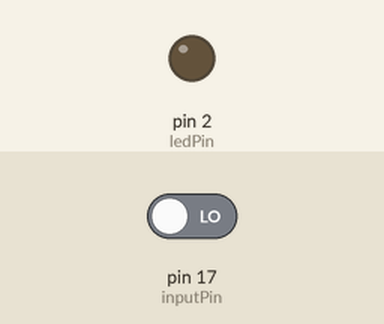
A sketch run on a simulated Arduino Uno, built with avr-gcc and run on an emulated ATmega328P. Shown: output pins drawn as LEDs (lit = HIGH). The inputs (shaded band) are chosen by the test bench; at power-on: pin 17 (inputPin) LOW.

Above: at 1.2 s.
1.3 s: pin 17 (inputPin) driven HIGH
At 2.1 s:
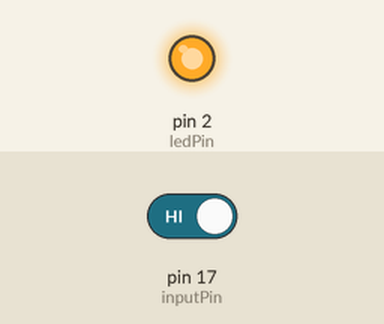
2.8 s: pin 17 (inputPin) driven LOW
At 3.3 s:
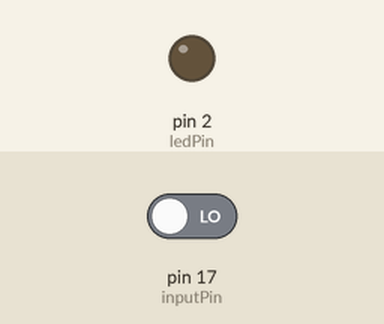
Timing chart, 0 to 5.8 s (numbered marks = the images above; inputs shaded):
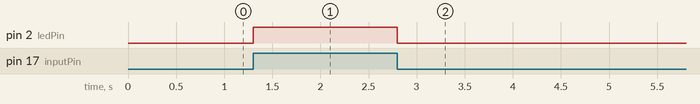

Measured:
- after the input at 1.3 s, pin 2 (ledPin): LOW → HIGH at once
- after the input at 2.8 s, pin 2 (ledPin): HIGH → LOW at once

The sketch:

LedTouch.ino
```cpp
#define inputPin 17
#define ledPin 2

int value = 0;

void setup() {
  pinMode(inputPin, INPUT);
  pinMode(ledPin, OUTPUT);
}

void loop() {
  value = digitalRead(inputPin);
  digitalWrite(ledPin, value);
}
```
